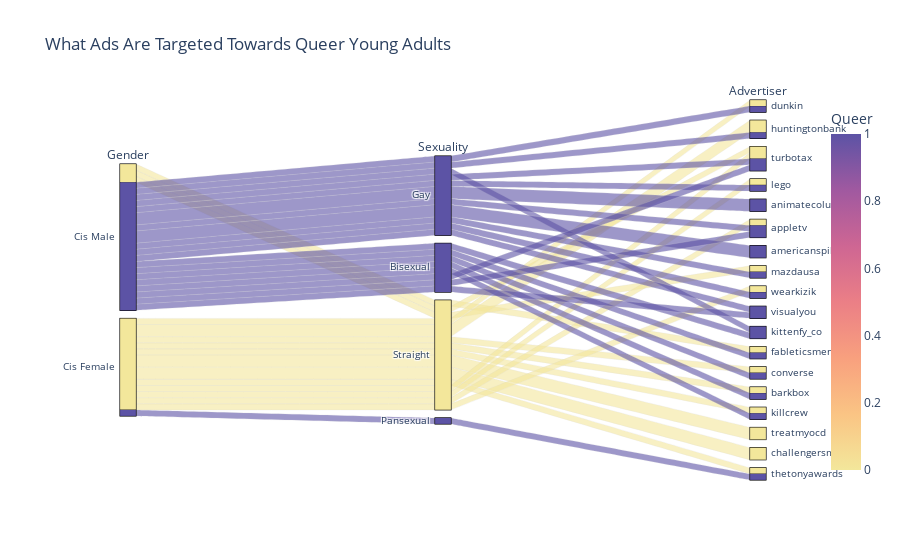

The notebook cell this image was saved under:
### Code cell
fig = px.parallel_categories(ads_viewed, dimensions=['Gender', 'Sexuality', 'advertiser'],
                color="Queer", title = 'What Ads Are Targeted Towards Queer Young Adults', color_continuous_scale = 'sunset',
                labels={'Gender':'Gender', 'Sexuality':'Sexuality', 'advertiser':'Advertiser'})
fig.write_html("final.html")
fig.show()

### Figure 1 — Plotly figure (JSON) as saved in the notebook; plotly's stock layout.template omitted (floating-point values rounded to 4 significant figures)
{"data": [{"dimensions": [{"label": "Gender", "values": ["Cis Male", "Cis Male", "Cis Male", "Cis Male", "Cis Male", "Cis Male", "Cis Male", "Cis Male", "Cis Male", "Cis Male", "Cis Male", "Cis Male", "Cis Male", "Cis Male", "Cis Male", "Cis Male", "Cis Male", "Cis Male", "Cis Male", "Cis Male", "Cis Male", "Cis Male", "Cis Male", "Cis Male", "Cis Female", "Cis Female", "Cis Female", "Cis Female", "Cis Female", "Cis Female", "Cis Female", "Cis Female", "Cis Female", "Cis Female", "Cis Female", "Cis Female", "Cis Female", "Cis Female", "Cis Female", "Cis Female"]}, {"label": "Sexuality", "values": ["Gay", "Gay", "Gay", "Gay", "Gay", "Gay", "Gay", "Gay", "Gay", "Gay", "Gay", "Bisexual", "Bisexual", "Bisexual", "Bisexual", "Bisexual", "Bisexual", "Bisexual", "Bisexual", "Gay", "Gay", "Straight", "Straight", "Straight", "Straight", "Straight", "Straight", "Straight", "Straight", "Straight", "Straight", "Straight", "Straight", "Straight", "Straight", "Straight", "Straight", "Pansexual", "Straight", "Straight"]}, {"label": "Advertiser", "values": ["dunkin", "huntingtonbank", "turbotax", "lego", "animatecolumbus", "appletv", "americanspikedco", "mazdausa", "wearkizik", "visualyou", "kittenfy_co", "turbotax", "fableticsmen", "converse", "kittenfy_co", "barkbox", "visualyou", "killcrew", "appletv", "animatecolumbus", "americanspikedco", "turbotax", "mazdausa", "fableticsmen", "converse", "treatmyocd", "lego", "huntingtonbank", "turbotax", "barkbox", "killcrew", "treatmyocd", "appletv", "wearkizik", "huntingtonbank", "challengersmovie", "dunkin", "thetonyawards", "challengersmovie", "thetonyawards"]}], "domain": {"x": [0, 1], "y": [0, 1]}, "line": {"color": [1, 1, 1, 1, 1, 1, 1, 1, 1, 1, 1, 1, 1, 1, 1, 1, 1, 1, 1, 1, 1, 0, 0, 0, 0, 0, 0, 0, 0, 0, 0, 0, 0, 0, 0, 0, 0, 1, 0, 0], "coloraxis": "coloraxis"}, "name": "", "type": "parcats"}], "layout": {"autosize": true, "coloraxis": {"colorbar": {"title": {"text": "Queer"}}, "colorscale": [[0, "rgb(243, 231, 155)"], [0.1667, "rgb(250, 196, 132)"], [0.3333, "rgb(248, 160, 126)"], [0.5, "rgb(235, 127, 134)"], [0.6667, "rgb(206, 102, 147)"], [0.8333, "rgb(160, 89, 160)"], [1, "rgb(92, 83, 165)"]]}, "legend": {"tracegroupgap": 0}, "title": {"text": "What Ads Are Targeted Towards Queer Young Adults"}}}
